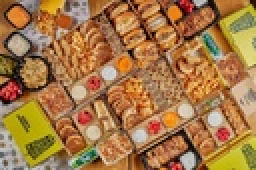
%> input picture 1-Reeeeeem (1).jpg, 128 x 85 px, shrunk from 1080 x 720 before the run (shown 2 times larger)
$ octave --eval "median_filter_rgb(imread('1-Reeeeeem (1).jpg'));"   (GNU Octave 9; MATLAB toolbox functions it lacks are replaced by stand-ins)
%> lines starting %> are read from the running program, lines starting %| are printed output that depends on the picture
function [ ] = median_filter_rgb(img)
M=3;
N=3;

modifyA=padarray(img,[floor(M/2),floor(N/2)]);
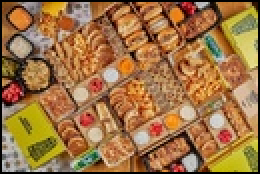
%> modifyA: size 87x130x3 uint8 (shown 2 times larger); mean R, G, B 158.8, 115.2, 68

B = zeros([size(img,1) size(img,2)]);
med_indx = round((M*N)/2); %MEDIAN INDEX
for i = 1:size(modifyA,1)-(M-1)
    for j = 1:size(modifyA,2)-(N-1)


        temp = modifyA(i:i+(M-1),j:j+(N-1),:);

        for k = 1:3

          tmp = temp(:,:,k);
          B(i,j,k) = median(tmp(:));

        end


    end
end
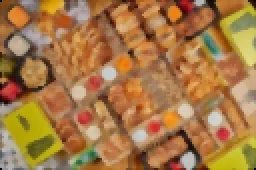
%> B: size 85x128x3 double (shown 2 times larger); mean R, G, B 166, 120.2, 70.1

B = uint8(B);
%> B: size 85x128x3 uint8
imshow(B);
end

$ run again, on OR.jpg
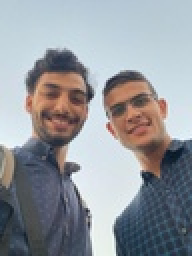
%> input picture OR.jpg, 96 x 128 px, shrunk from 960 x 1280 before the run (shown 2 times larger)
%> in median_filter_rgb, `modifyA=padarray(img,[floor(M/2),floor(N/2)]);`:
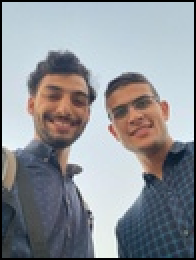
%> modifyA: size 130x98x3 uint8 (shown 2 times larger); mean R, G, B 142.9, 146.9, 152.4
%> after the loop in median_filter_rgb, `for i = 1:size(modifyA,1)-(M-1)`:
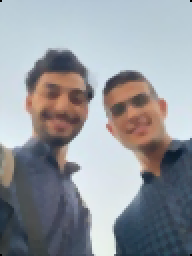
%> B: size 128x96x3 double (shown 2 times larger); mean R, G, B 148.1, 152.2, 157.8

$ run again, on 1.bmp
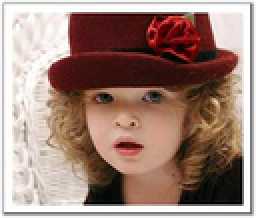
%> input picture 1.bmp, 128 x 109 px, shrunk from 268 x 229 before the run (shown 2 times larger)
%> in median_filter_rgb, `modifyA=padarray(img,[floor(M/2),floor(N/2)]);`:
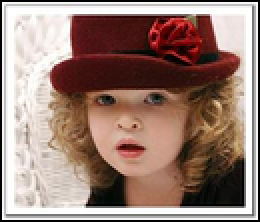
%> modifyA: size 111x130x3 uint8 (shown 2 times larger); mean R, G, B 153.3, 127, 117.1
%> after the loop in median_filter_rgb, `for i = 1:size(modifyA,1)-(M-1)`:
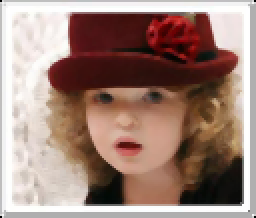
%> B: size 109x128x3 double (shown 2 times larger); mean R, G, B 158.4, 131.1, 120.9
